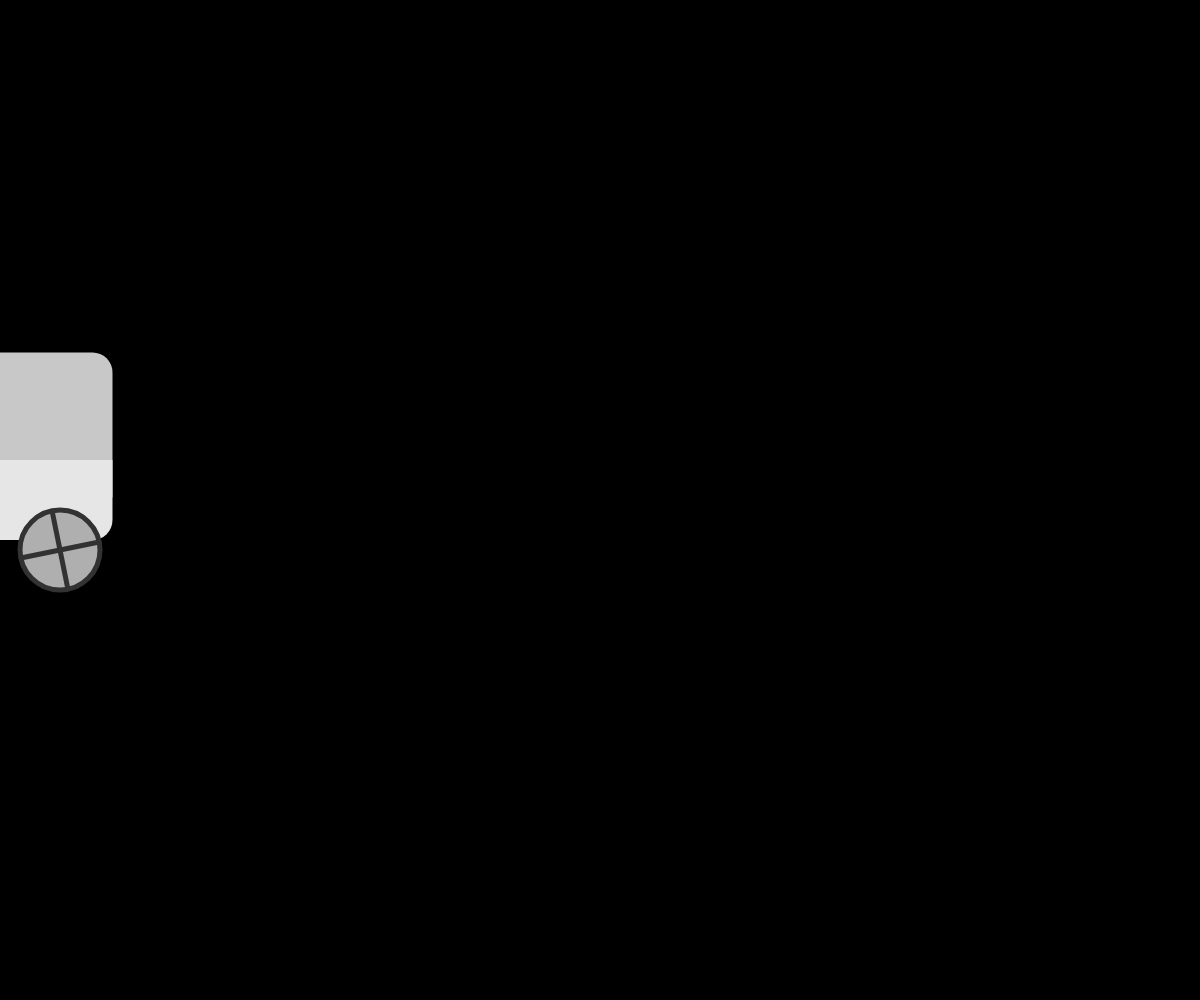
Frame 1 (no input)
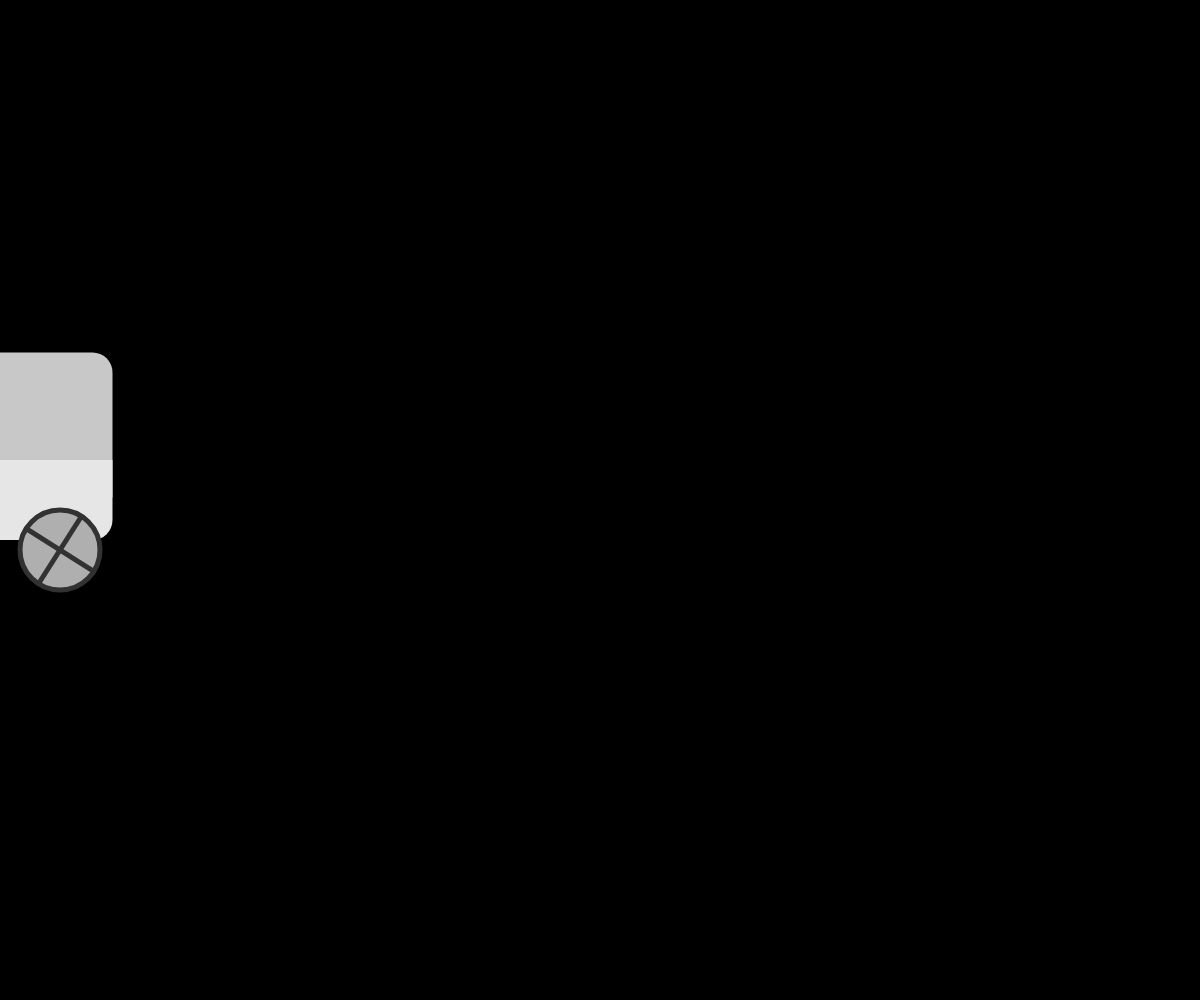
Frame 60 (no input)
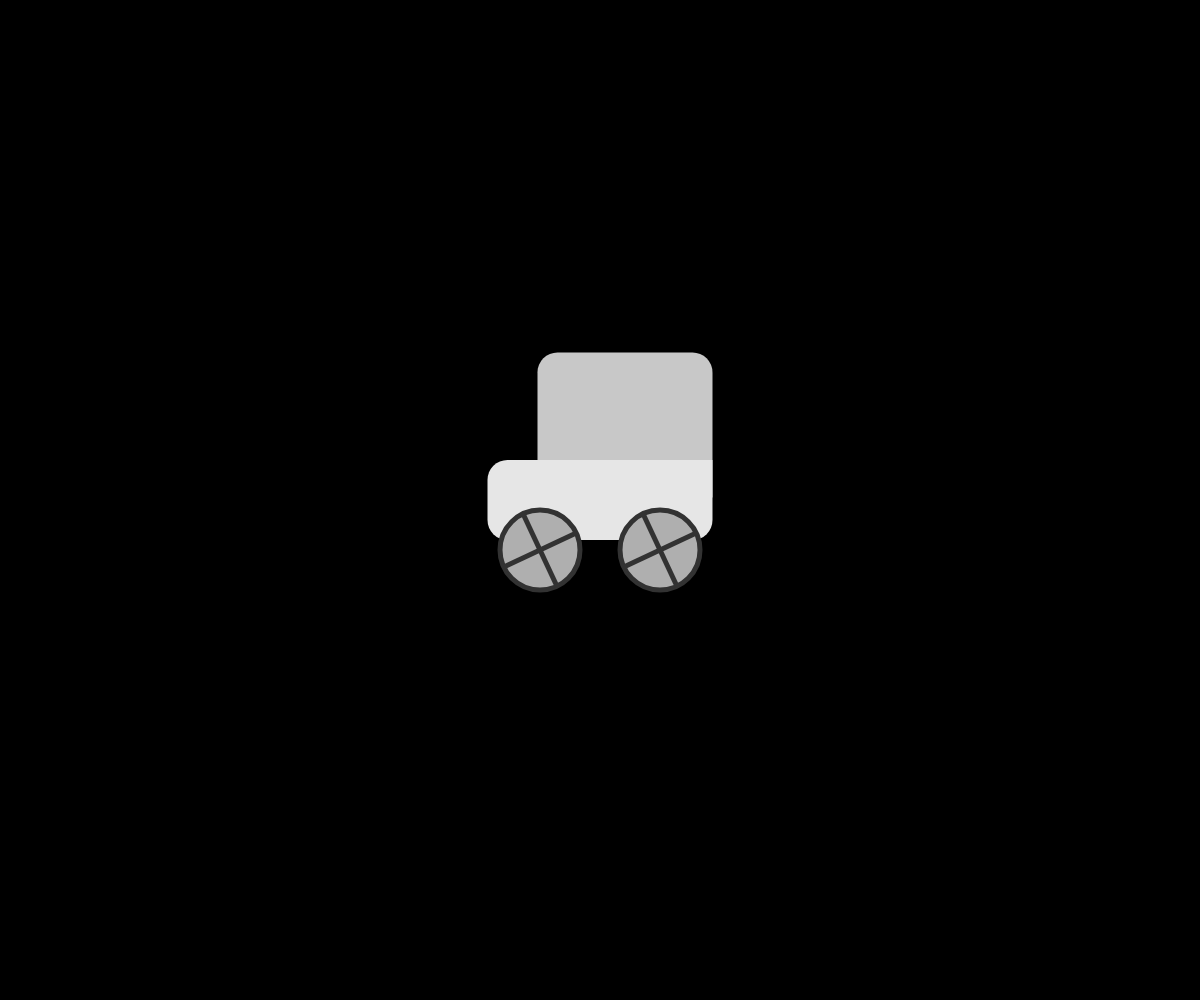
Frame 120 (the mouse pressed at the canvas centre since frame 60)

The p5.js sketch that drew these frames (run headless with seeded random() and noise() and a simulated clock; from frame 60 on, the mouse is pressed at the canvas centre):

// p5.js sketch
// ── sketch.js
let wheelAngle = 0
let direction
let carRight = true 

function setup() {
    createCanvas(windowWidth, windowHeight);
    background(255);
    noStroke();
    rectMode(CENTER)
}

function draw() {
    direction = mouseX - pmouseX

    checkDirection()

    background(0);
    fill(255);

    car(mouseX, height/2);
}

function car(x, y) {
    //car
    push()


        if (carRight) {
            fill(200)
            rect(x-25,y-75, 175, 145,20,20,0,0)
            fill(230)
            rect(x,y, 225, 80,0,20,20,20)
        } else {
            fill(200)
            rect(x+25,y-75, 175, 145,20,20,0,0)
            fill(230)
            rect(x,y, 225, 80,20,0,20,20)
        }
    pop()

    //wheel
    push()
        wheel(x-60,y+50);
        wheel(x+60, y+50);
    pop()

}

function wheel(x, y) {
    wheelAngle = frameCount/5;
    push()
        stroke(50)
        strokeWeight(5)
        fill(175)
        circle(x,y,80)

        push()

            noStroke()
            translate(x,y)
            rectMode(CENTER);

            if (carRight) {
                rotate(wheelAngle)
            } else {
                rotate(-wheelAngle)
            }
            fill(50);
            rect(0,0,80,5)
            rect(0,0,5,80)
        pop()

    pop()
}


function checkDirection() {
    if (direction > 0) {
        carRight= true 
    } else {
        carRight = false
    }

}

  
